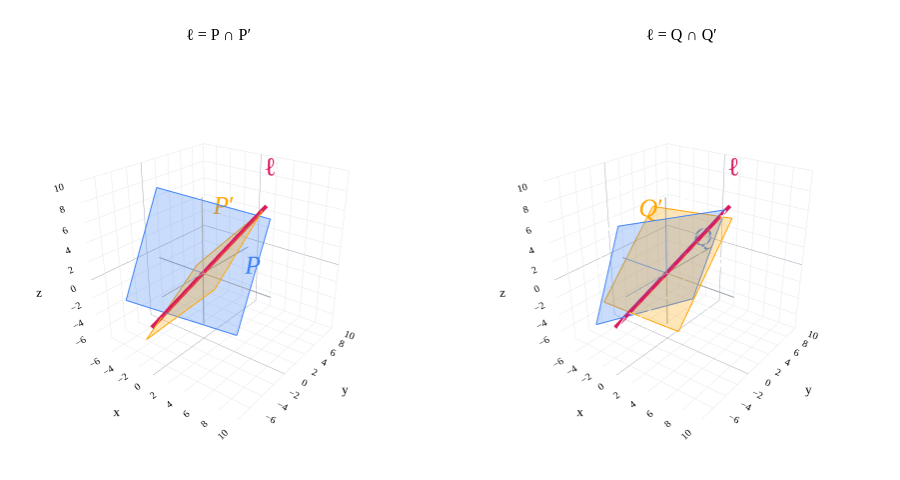

Write notebook code for a chart like this one.
### Markdown cell above
Our choices of normals were somewhat arbitrary. For example, we could instead use

$$\vec m_1=\vec n_1+\vec n_2=\begin{bmatrix}3\\-1\\-1\end{bmatrix},\qquad
\vec m_2=\vec n_1-\vec n_2=\begin{bmatrix}-1\\-3\\3\end{bmatrix}.$$

These are also perpendicular to $\ell$ and are not multiples of each other. They give another pair of planes,

$$Q:\ 3x-y-z=0,\qquad Q':\ -x-3y+3z=0,$$

whose intersection is the same line: $\ell=Q\cap Q'$. The two descriptions are shown side by side below.

### Code cell
from plotly.subplots import make_subplots
left=intersection_plot([(1,-2,1),(2,1,-2)],['<i>P</i>',"<i>P</i>′"])
right=intersection_plot([(3,-1,-1),(-1,-3,3)],['<i>Q</i>',"<i>Q</i>′"])
fig=make_subplots(rows=1,cols=2,specs=[[{'type':'scene'},{'type':'scene'}]],horizontal_spacing=0.03,subplot_titles=['ℓ = P ∩ P′','ℓ = Q ∩ Q′'])
for col,panel in enumerate((left,right),1):
    for trace in panel.data:
        fig.add_trace(trace,row=1,col=col)
fig.update_layout(template=left.layout.template,paper_bgcolor='white',font=dict(family='Palatino',size=16),height=480,margin=dict(l=0,r=0,t=45,b=0),showlegend=False)
scene=left.layout.scene.to_plotly_json()
lower=min(left.layout.scene.xaxis.range[0],right.layout.scene.xaxis.range[0])
upper=max(left.layout.scene.xaxis.range[1],right.layout.scene.xaxis.range[1])
for axis in ('xaxis','yaxis','zaxis'):
    scene[axis]['range']=[lower,upper]
fig.update_scenes(scene)
fig.show()

### Figure 1 — Plotly figure (JSON) as saved in the notebook; plotly's stock layout.template omitted (floating-point values rounded to 4 significant figures)
{"data": [{"hoverinfo": "skip", "line": {"color": "#9ca3af", "dash": "solid", "width": 2}, "mode": "lines", "scene": "scene", "showlegend": false, "type": "scatter3d", "x": [-6.0, 8.0], "y": [-0.0, 0.0], "z": [-0.0, 0.0]}, {"hoverinfo": "skip", "line": {"color": "#9ca3af", "dash": "solid", "width": 2}, "mode": "lines", "scene": "scene", "showlegend": false, "type": "scatter3d", "x": [-0.0, 0.0], "y": [-6.0, 8.0], "z": [-0.0, 0.0]}, {"hoverinfo": "skip", "line": {"color": "#9ca3af", "dash": "solid", "width": 2}, "mode": "lines", "scene": "scene", "showlegend": false, "type": "scatter3d", "x": [-0.0, 0.0], "y": [-0.0, 0.0], "z": [-6.0, 8.0]}, {"color": "#3d81f6", "flatshading": true, "hoverinfo": "skip", "i": [0, 0], "j": [1, 2], "k": [2, 3], "lighting": {"ambient": 1, "diffuse": 0, "fresnel": 0, "roughness": 1, "specular": 0}, "opacity": 0.28, "scene": "scene", "showscale": false, "type": "mesh3d", "x": [4.564, 4.564, -6.39, -6.39], "y": [-0.4103, 4.956, 0.5745, -4.792], "z": [-5.385, 5.348, 7.539, -3.194]}, {"hoverinfo": "skip", "line": {"color": "#3d81f6", "dash": "solid", "width": 2}, "mode": "lines", "scene": "scene", "showlegend": false, "type": "scatter3d", "x": [4.564, 4.564], "y": [-0.4103, 4.956], "z": [-5.385, 5.348]}, {"hoverinfo": "skip", "line": {"color": "#3d81f6", "dash": "solid", "width": 2}, "mode": "lines", "scene": "scene", "showlegend": false, "type": "scatter3d", "x": [4.564, -6.39], "y": [4.956, 0.5745], "z": [5.348, 7.539]}, {"hoverinfo": "skip", "line": {"color": "#3d81f6", "dash": "solid", "width": 2}, "mode": "lines", "scene": "scene", "showlegend": false, "type": "scatter3d", "x": [-6.39, -6.39], "y": [0.5745, -4.792], "z": [7.539, -3.194]}, {"hoverinfo": "skip", "line": {"color": "#3d81f6", "dash": "solid", "width": 2}, "mode": "lines", "scene": "scene", "showlegend": false, "type": "scatter3d", "x": [-6.39, 4.564], "y": [-4.792, -0.4103], "z": [-3.194, -5.385]}, {"color": "orange", "flatshading": true, "hoverinfo": "skip", "i": [0, 0], "j": [1, 2], "k": [2, 3], "lighting": {"ambient": 1, "diffuse": 0, "fresnel": 0, "roughness": 1, "specular": 0}, "opacity": 0.28, "scene": "scene", "showscale": false, "type": "mesh3d", "x": [-4.714, 3.771, 6.6, -1.886], "y": [4.714, 4.714, -6.6, -6.6], "z": [-2.357, 6.128, 3.3, -5.185]}, {"hoverinfo": "skip", "line": {"color": "orange", "dash": "solid", "width": 2}, "mode": "lines", "scene": "scene", "showlegend": false, "type": "scatter3d", "x": [-4.714, 3.771], "y": [4.714, 4.714], "z": [-2.357, 6.128]}, {"hoverinfo": "skip", "line": {"color": "orange", "dash": "solid", "width": 2}, "mode": "lines", "scene": "scene", "showlegend": false, "type": "scatter3d", "x": [3.771, 6.6], "y": [4.714, -6.6], "z": [6.128, 3.3]}, {"hoverinfo": "skip", "line": {"color": "orange", "dash": "solid", "width": 2}, "mode": "lines", "scene": "scene", "showlegend": false, "type": "scatter3d", "x": [6.6, -1.886], "y": [-6.6, -6.6], "z": [3.3, -5.185]}, {"hoverinfo": "skip", "line": {"color": "orange", "dash": "solid", "width": 2}, "mode": "lines", "scene": "scene", "showlegend": false, "type": "scatter3d", "x": [-1.886, -4.714], "y": [-6.6, 4.714], "z": [-5.185, -2.357]}, {"hoverinfo": "skip", "line": {"color": "#d81a60", "dash": "solid", "width": 8}, "mode": "lines", "scene": "scene", "showlegend": false, "type": "scatter3d", "x": [-3.3, 3.9], "y": [-4.4, 5.2], "z": [-5.5, 6.5]}, {"hoverinfo": "skip", "mode": "text", "scene": "scene", "text": ["<i>P</i>"], "textfont": {"color": "#3d81f6", "family": "Palatino", "size": 26}, "type": "scatter3d", "x": [5], "y": [1.5], "z": [-2]}, {"hoverinfo": "skip", "mode": "text", "scene": "scene", "text": ["<i>P</i>′"], "textfont": {"color": "orange", "family": "Palatino", "size": 26}, "type": "scatter3d", "x": [-2], "y": [6.0], "z": [1]}, {"hoverinfo": "skip", "mode": "text", "scene": "scene", "text": ["ℓ"], "textfont": {"color": "#d81a60", "family": "Palatino", "size": 26}, "type": "scatter3d", "x": [4.1], "y": [5.5], "z": [6.9]}, {"hoverinfo": "skip", "line": {"color": "#9ca3af", "dash": "solid", "width": 2}, "mode": "lines", "scene": "scene2", "showlegend": false, "type": "scatter3d", "x": [-6.0, 8.0], "y": [-0.0, 0.0], "z": [-0.0, 0.0]}, {"hoverinfo": "skip", "line": {"color": "#9ca3af", "dash": "solid", "width": 2}, "mode": "lines", "scene": "scene2", "showlegend": false, "type": "scatter3d", "x": [-0.0, 0.0], "y": [-6.0, 8.0], "z": [-0.0, 0.0]}, {"hoverinfo": "skip", "line": {"color": "#9ca3af", "dash": "solid", "width": 2}, "mode": "lines", "scene": "scene2", "showlegend": false, "type": "scatter3d", "x": [-0.0, 0.0], "y": [-0.0, 0.0], "z": [-6.0, 8.0]}, {"color": "#3d81f6", "flatshading": true, "hoverinfo": "skip", "i": [0, 0], "j": [1, 2], "k": [2, 3], "lighting": {"ambient": 1, "diffuse": 0, "fresnel": 0, "roughness": 1, "specular": 0}, "opacity": 0.28, "scene": "scene2", "showscale": false, "type": "mesh3d", "x": [-0.1509, 3.644, 0.2113, -3.583], "y": [4.767, 4.767, -6.674, -6.674], "z": [-5.22, 6.164, 7.308, -4.076]}, {"hoverinfo": "skip", "line": {"color": "#3d81f6", "dash": "solid", "width": 2}, "mode": "lines", "scene": "scene2", "showlegend": false, "type": "scatter3d", "x": [-0.1509, 3.644], "y": [4.767, 4.767], "z": [-5.22, 6.164]}, {"hoverinfo": "skip", "line": {"color": "#3d81f6", "dash": "solid", "width": 2}, "mode": "lines", "scene": "scene2", "showlegend": false, "type": "scatter3d", "x": [3.644, 0.2113], "y": [4.767, -6.674], "z": [6.164, 7.308]}, {"hoverinfo": "skip", "line": {"color": "#3d81f6", "dash": "solid", "width": 2}, "mode": "lines", "scene": "scene2", "showlegend": false, "type": "scatter3d", "x": [0.2113, -3.583], "y": [-6.674, -6.674], "z": [7.308, -4.076]}, {"hoverinfo": "skip", "line": {"color": "#3d81f6", "dash": "solid", "width": 2}, "mode": "lines", "scene": "scene2", "showlegend": false, "type": "scatter3d", "x": [-3.583, -0.1509], "y": [-6.674, 4.767], "z": [-4.076, -5.22]}, {"color": "orange", "flatshading": true, "hoverinfo": "skip", "i": [0, 0], "j": [1, 2], "k": [2, 3], "lighting": {"ambient": 1, "diffuse": 0, "fresnel": 0, "roughness": 1, "specular": 0}, "opacity": 0.28, "scene": "scene2", "showscale": false, "type": "mesh3d", "x": [4.867, 4.867, -6.813, -6.813], "y": [-4.347, 4.139, 6.085, -2.4], "z": [-2.724, 5.761, 3.814, -4.671]}, {"hoverinfo": "skip", "line": {"color": "orange", "dash": "solid", "width": 2}, "mode": "lines", "scene": "scene2", "showlegend": false, "type": "scatter3d", "x": [4.867, 4.867], "y": [-4.347, 4.139], "z": [-2.724, 5.761]}, {"hoverinfo": "skip", "line": {"color": "orange", "dash": "solid", "width": 2}, "mode": "lines", "scene": "scene2", "showlegend": false, "type": "scatter3d", "x": [4.867, -6.813], "y": [4.139, 6.085], "z": [5.761, 3.814]}, {"hoverinfo": "skip", "line": {"color": "orange", "dash": "solid", "width": 2}, "mode": "lines", "scene": "scene2", "showlegend": false, "type": "scatter3d", "x": [-6.813, -6.813], "y": [6.085, -2.4], "z": [3.814, -4.671]}, {"hoverinfo": "skip", "line": {"color": "orange", "dash": "solid", "width": 2}, "mode": "lines", "scene": "scene2", "showlegend": false, "type": "scatter3d", "x": [-6.813, 4.867], "y": [-2.4, -4.347], "z": [-4.671, -2.724]}, {"hoverinfo": "skip", "line": {"color": "#d81a60", "dash": "solid", "width": 8}, "mode": "lines", "scene": "scene2", "showlegend": false, "type": "scatter3d", "x": [-3.3, 3.9], "y": [-4.4, 5.2], "z": [-5.5, 6.5]}, {"hoverinfo": "skip", "mode": "text", "scene": "scene2", "text": ["<i>Q</i>"], "textfont": {"color": "#3d81f6", "family": "Palatino", "size": 26}, "type": "scatter3d", "x": [1], "y": [5.0], "z": [-2]}, {"hoverinfo": "skip", "mode": "text", "scene": "scene2", "text": ["<i>Q</i>′"], "textfont": {"color": "orange", "family": "Palatino", "size": 26}, "type": "scatter3d", "x": [-4], "y": [2.333], "z": [1]}, {"hoverinfo": "skip", "mode": "text", "scene": "scene2", "text": ["ℓ"], "textfont": {"color": "#d81a60", "family": "Palatino", "size": 26}, "type": "scatter3d", "x": [4.1], "y": [5.5], "z": [6.9]}], "layout": {"annotations": [{"font": {"size": 16}, "showarrow": false, "text": "ℓ = P ∩ P′", "x": 0.2425, "xanchor": "center", "xref": "paper", "y": 1.0, "yanchor": "bottom", "yref": "paper"}, {"font": {"size": 16}, "showarrow": false, "text": "ℓ = Q ∩ Q′", "x": 0.7575, "xanchor": "center", "xref": "paper", "y": 1.0, "yanchor": "bottom", "yref": "paper"}], "font": {"family": "Palatino", "size": 16}, "height": 480, "margin": {"b": 0, "l": 0, "r": 0, "t": 45}, "paper_bgcolor": "white", "scene": {"aspectmode": "cube", "bgcolor": "white", "camera": {"eye": {"x": 1.6, "y": -2.1, "z": 1.3}}, "domain": {"x": [0.0, 0.485], "y": [0.0, 1.0]}, "xaxis": {"backgroundcolor": "white", "dtick": 2, "gridcolor": "#e5e7eb", "range": [-7.813, 10], "showbackground": true, "showspikes": false, "tickfont": {"size": 11}, "title": {"font": {"size": 13}, "text": "x"}, "zerolinecolor": "#9ca3af"}, "yaxis": {"backgroundcolor": "white", "dtick": 2, "gridcolor": "#e5e7eb", "range": [-7.813, 10], "showbackground": true, "showspikes": false, "tickfont": {"size": 11}, "title": {"font": {"size": 13}, "text": "y"}, "zerolinecolor": "#9ca3af"}, "zaxis": {"backgroundcolor": "white", "dtick": 2, "gridcolor": "#e5e7eb", "range": [-7.813, 10], "showbackground": true, "showspikes": false, "tickfont": {"size": 11}, "title": {"font": {"size": 13}, "text": "z"}, "zerolinecolor": "#9ca3af"}}, "scene2": {"aspectmode": "cube", "bgcolor": "white", "camera": {"eye": {"x": 1.6, "y": -2.1, "z": 1.3}}, "domain": {"x": [0.515, 1.0], "y": [0.0, 1.0]}, "xaxis": {"backgroundcolor": "white", "dtick": 2, "gridcolor": "#e5e7eb", "range": [-7.813, 10], "showbackground": true, "showspikes": false, "tickfont": {"size": 11}, "title": {"font": {"size": 13}, "text": "x"}, "zerolinecolor": "#9ca3af"}, "yaxis": {"backgroundcolor": "white", "dtick": 2, "gridcolor": "#e5e7eb", "range": [-7.813, 10], "showbackground": true, "showspikes": false, "tickfont": {"size": 11}, "title": {"font": {"size": 13}, "text": "y"}, "zerolinecolor": "#9ca3af"}, "zaxis": {"backgroundcolor": "white", "dtick": 2, "gridcolor": "#e5e7eb", "range": [-7.813, 10], "showbackground": true, "showspikes": false, "tickfont": {"size": 11}, "title": {"font": {"size": 13}, "text": "z"}, "zerolinecolor": "#9ca3af"}}, "showlegend": false}}
